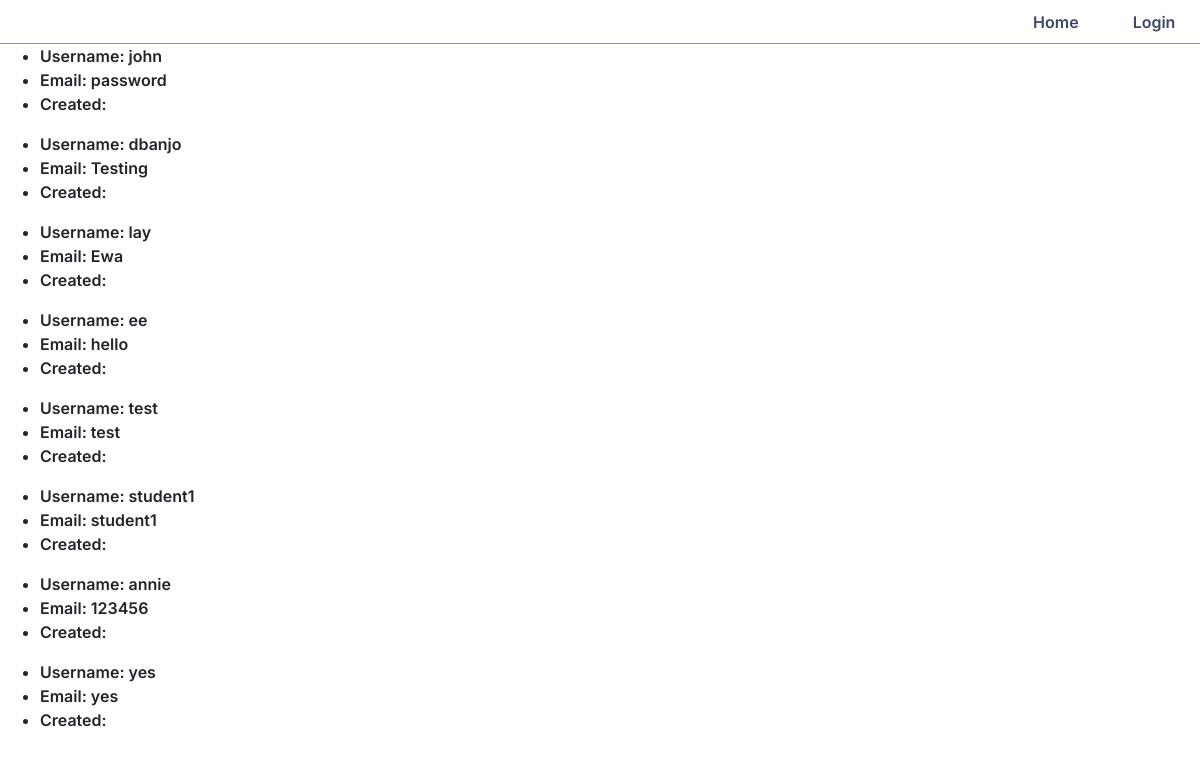
/users, run on an earlier commit of the app's database.
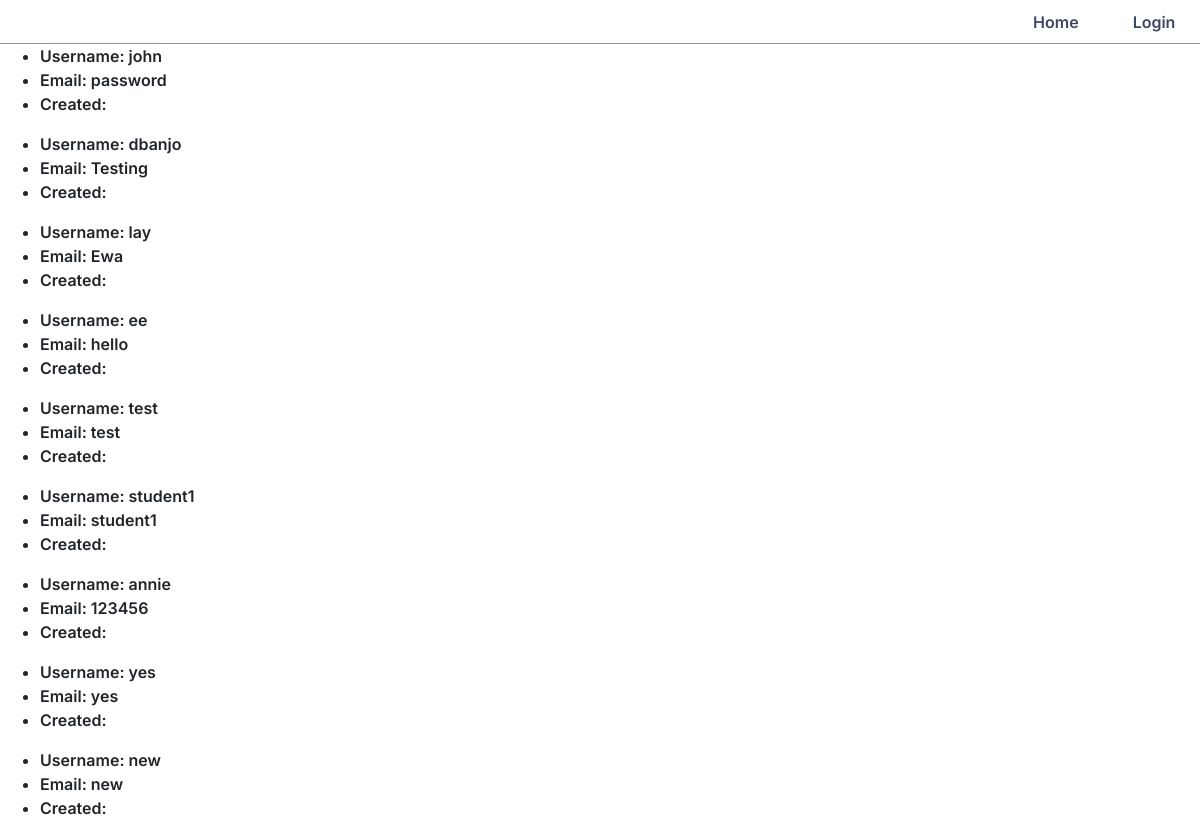
And on a later commit of the database.
### app/models.py (models this page shows, shortened)
class User(db.Model):
    id = db.Column(db.Integer, primary_key=True)
    username = db.Column(db.String(64), index=True, unique=True)
    email = db.Column(db.String(120), index=True, unique=True)
    password_hash = db.Column(db.String(128))
    marks = db.Column(db.Integer, index=True)

### app/routes.py (the view)
@app.route('/users', methods=['GET'])
def create_user():
    ...
    users = User.query.all()
    return render_template(
        'users.html',
        users=users,
        title="Show Users"
    )

### app/routes.py (called while the page is built)
@app.before_request
def before_request():
    g.user = None
    if 'user_id' in session:
        user = User.query.filter_by(id=session['user_id']).first()
        g.user = user

### app/templates/users.html
{% extends 'base.html' %}
{% block content %}
  {% for user in users %}
    <ul id="user.username">
      <li>Username: {{ user.username }}</li>
      <li>Email: {{ user.email }}</li>
      <li>Created: {{ user.created }}</li>
    </ul>
  {% endfor %}
{% endblock %}

What changed in the data, as far as the page shows it:
added User: username "new", email "new"
